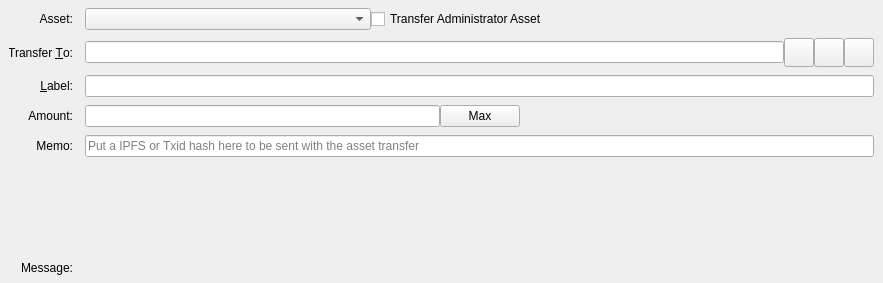
<?xml version="1.0" encoding="UTF-8"?>
<ui version="4.0">
 <class>SendAssetsEntry</class>
 <widget class="QStackedWidget" name="SendAssetsEntry">
  <property name="geometry">
   <rect>
    <x>0</x>
    <y>0</y>
    <width>883</width>
    <height>283</height>
   </rect>
  </property>
  <property name="focusPolicy">
   <enum>Qt::TabFocus</enum>
  </property>
  <property name="autoFillBackground">
   <bool>false</bool>
  </property>
  <property name="currentIndex">
   <number>0</number>
  </property>
  <widget class="QFrame" name="SendCoins">
   <property name="toolTip">
    <string>This is an asset payment</string>
   </property>
   <property name="frameShape">
    <enum>QFrame::NoFrame</enum>
   </property>
   <layout class="QGridLayout" name="gridLayout">
    <property name="topMargin">
     <number>8</number>
    </property>
    <property name="bottomMargin">
     <number>4</number>
    </property>
    <property name="horizontalSpacing">
     <number>12</number>
    </property>
    <property name="verticalSpacing">
     <number>8</number>
    </property>
    <item row="9" column="1">
     <widget class="QLabel" name="messageTextLabel">
      <property name="toolTip">
       <string>A message that was attached to the raven: URI which will be stored with the transaction for your reference. Note: This message will not be sent over the Raven network.</string>
      </property>
      <property name="textFormat">
       <enum>Qt::PlainText</enum>
      </property>
     </widget>
    </item>
    <item row="7" column="1">
     <widget class="QLabel" name="assetAmountLabel">
      <property name="text">
       <string/>
      </property>
      <property name="alignment">
       <set>Qt::AlignRight|Qt::AlignTrailing|Qt::AlignVCenter</set>
      </property>
     </widget>
    </item>
    <item row="5" column="0">
     <widget class="QLabel" name="memoLabel">
      <property name="text">
       <string>Memo:</string>
      </property>
      <property name="alignment">
       <set>Qt::AlignRight|Qt::AlignTrailing|Qt::AlignVCenter</set>
      </property>
     </widget>
    </item>
    <item row="4" column="0">
     <widget class="QLabel" name="amountLabel">
      <property name="text">
       <string>Amount:</string>
      </property>
      <property name="alignment">
       <set>Qt::AlignRight|Qt::AlignTrailing|Qt::AlignVCenter</set>
      </property>
     </widget>
    </item>
    <item row="3" column="1">
     <widget class="QLineEdit" name="addAsLabel">
      <property name="toolTip">
       <string>Enter a label for this address to add it to the list of used addresses</string>
      </property>
     </widget>
    </item>
    <item row="3" column="0">
     <widget class="QLabel" name="labellLabel">
      <property name="text">
       <string>&amp;Label:</string>
      </property>
      <property name="alignment">
       <set>Qt::AlignRight|Qt::AlignTrailing|Qt::AlignVCenter</set>
      </property>
      <property name="buddy">
       <cstring>addAsLabel</cstring>
      </property>
     </widget>
    </item>
    <item row="8" column="1">
     <widget class="QLabel" name="ownershipWarningMessage">
      <property name="text">
       <string/>
      </property>
     </widget>
    </item>
    <item row="1" column="0">
     <widget class="QLabel" name="assetBoxLabel">
      <property name="text">
       <string>Asset:</string>
      </property>
      <property name="alignment">
       <set>Qt::AlignRight|Qt::AlignTrailing|Qt::AlignVCenter</set>
      </property>
     </widget>
    </item>
    <item row="4" column="1">
     <layout class="QHBoxLayout" name="horizontalLayoutAmount" stretch="0,0,0">
      <item>
       <widget class="AssetAmountField" name="payAssetAmount"/>
      </item>
      <item>
       <widget class="QPushButton" name="setMaxBalance">
        <property name="enabled">
         <bool>true</bool>
        </property>
        <property name="sizePolicy">
         <sizepolicy hsizetype="Preferred" vsizetype="Fixed">
          <horstretch>0</horstretch>
          <verstretch>0</verstretch>
         </sizepolicy>
        </property>
        <property name="mouseTracking">
         <bool>false</bool>
        </property>
        <property name="text">
         <string>Max</string>
        </property>
       </widget>
      </item>
      <item>
       <spacer name="horizontalSpacer_2">
        <property name="orientation">
         <enum>Qt::Horizontal</enum>
        </property>
        <property name="sizeHint" stdset="0">
         <size>
          <width>40</width>
          <height>20</height>
         </size>
        </property>
       </spacer>
      </item>
     </layout>
    </item>
    <item row="2" column="1">
     <layout class="QHBoxLayout" name="payToLayout">
      <property name="spacing">
       <number>0</number>
      </property>
      <item>
       <widget class="QValidatedLineEdit" name="payTo">
        <property name="toolTip">
         <string>The Raven address to send the payment to</string>
        </property>
       </widget>
      </item>
      <item>
       <widget class="QToolButton" name="addressBookButton">
        <property name="toolTip">
         <string>Choose previously used address</string>
        </property>
        <property name="text">
         <string/>
        </property>
        <property name="icon">
         <iconset resource="../raven.qrc">
          <normaloff>:/icons/address-book</normaloff>:/icons/address-book</iconset>
        </property>
        <property name="iconSize">
         <size>
          <width>22</width>
          <height>22</height>
         </size>
        </property>
        <property name="shortcut">
         <string>Alt+A</string>
        </property>
       </widget>
      </item>
      <item>
       <widget class="QToolButton" name="pasteButton">
        <property name="toolTip">
         <string>Paste address from clipboard</string>
        </property>
        <property name="text">
         <string/>
        </property>
        <property name="icon">
         <iconset resource="../raven.qrc">
          <normaloff>:/icons/editpaste</normaloff>:/icons/editpaste</iconset>
        </property>
        <property name="iconSize">
         <size>
          <width>22</width>
          <height>22</height>
         </size>
        </property>
        <property name="shortcut">
         <string>Alt+P</string>
        </property>
       </widget>
      </item>
      <item>
       <widget class="QToolButton" name="deleteButton">
        <property name="toolTip">
         <string>Remove this entry</string>
        </property>
        <property name="text">
         <string/>
        </property>
        <property name="icon">
         <iconset resource="../raven.qrc">
          <normaloff>:/icons/remove</normaloff>:/icons/remove</iconset>
        </property>
        <property name="iconSize">
         <size>
          <width>22</width>
          <height>22</height>
         </size>
        </property>
       </widget>
      </item>
     </layout>
    </item>
    <item row="10" column="0">
     <widget class="QLabel" name="messageLabel">
      <property name="text">
       <string>Message:</string>
      </property>
      <property name="alignment">
       <set>Qt::AlignRight|Qt::AlignTrailing|Qt::AlignVCenter</set>
      </property>
     </widget>
    </item>
    <item row="2" column="0">
     <widget class="QLabel" name="payToLabel">
      <property name="text">
       <string>Transfer &amp;To:</string>
      </property>
      <property name="alignment">
       <set>Qt::AlignRight|Qt::AlignTrailing|Qt::AlignVCenter</set>
      </property>
      <property name="buddy">
       <cstring>payTo</cstring>
      </property>
     </widget>
    </item>
    <item row="1" column="1">
     <layout class="QHBoxLayout" name="horizontalLayout_3">
      <property name="spacing">
       <number>0</number>
      </property>
      <item>
       <widget class="QComboBox" name="assetSelectionBox">
        <property name="minimumContentsLength">
         <number>32</number>
        </property>
       </widget>
      </item>
      <item>
       <widget class="QCheckBox" name="administratorCheckbox">
        <property name="text">
         <string>Transfer Administrator Asset</string>
        </property>
       </widget>
      </item>
      <item>
       <spacer name="horizontalSpacer">
        <property name="orientation">
         <enum>Qt::Horizontal</enum>
        </property>
        <property name="sizeHint" stdset="0">
         <size>
          <width>40</width>
          <height>20</height>
         </size>
        </property>
       </spacer>
      </item>
     </layout>
    </item>
    <item row="5" column="1">
     <widget class="QLineEdit" name="memoBox">
      <property name="maxLength">
       <number>64</number>
      </property>
      <property name="placeholderText">
       <string>Put a IPFS or Txid hash here to be sent with the asset transfer</string>
      </property>
     </widget>
    </item>
   </layout>
  </widget>
  <widget class="QFrame" name="SendCoins_UnauthenticatedPaymentRequest">
   <property name="palette">
    <palette>
     <active>
      <colorrole role="WindowText">
       <brush brushstyle="SolidPattern">
        <color alpha="255">
         <red>0</red>
         <green>0</green>
         <blue>0</blue>
        </color>
       </brush>
      </colorrole>
      <colorrole role="Button">
       <brush brushstyle="SolidPattern">
        <color alpha="255">
         <red>255</red>
         <green>255</green>
         <blue>127</blue>
        </color>
       </brush>
      </colorrole>
      <colorrole role="Light">
       <brush brushstyle="SolidPattern">
        <color alpha="255">
         <red>255</red>
         <green>255</green>
         <blue>255</blue>
        </color>
       </brush>
      </colorrole>
      <colorrole role="Midlight">
       <brush brushstyle="SolidPattern">
        <color alpha="255">
         <red>255</red>
         <green>255</green>
         <blue>191</blue>
        </color>
       </brush>
      </colorrole>
      <colorrole role="Dark">
       <brush brushstyle="SolidPattern">
        <color alpha="255">
         <red>127</red>
         <green>127</green>
         <blue>63</blue>
        </color>
       </brush>
      </colorrole>
      <colorrole role="Mid">
       <brush brushstyle="SolidPattern">
        <color alpha="255">
         <red>170</red>
         <green>170</green>
         <blue>84</blue>
        </color>
       </brush>
      </colorrole>
      <colorrole role="Text">
       <brush brushstyle="SolidPattern">
        <color alpha="255">
         <red>0</red>
         <green>0</green>
         <blue>0</blue>
        </color>
       </brush>
      </colorrole>
      <colorrole role="BrightText">
       <brush brushstyle="SolidPattern">
        <color alpha="255">
         <red>255</red>
         <green>255</green>
         <blue>255</blue>
        </color>
       </brush>
      </colorrole>
      <colorrole role="ButtonText">
       <brush brushstyle="SolidPattern">
        <color alpha="255">
         <red>0</red>
         <green>0</green>
         <blue>0</blue>
        </color>
       </brush>
      </colorrole>
      <colorrole role="Base">
       <brush brushstyle="SolidPattern">
        <color alpha="255">
         <red>255</red>
         <green>255</green>
         <blue>255</blue>
        </color>
       </brush>
      </colorrole>
      <colorrole role="Window">
       <brush brushstyle="SolidPattern">
        <color alpha="255">
         <red>255</red>
         <green>255</green>
         <blue>127</blue>
        </color>
       </brush>
      </colorrole>
      <colorrole role="Shadow">
       <brush brushstyle="SolidPattern">
        <color alpha="255">
         <red>0</red>
         <green>0</green>
         <blue>0</blue>
        </color>
       </brush>
      </colorrole>
      <colorrole role="AlternateBase">
       <brush brushstyle="SolidPattern">
        <color alpha="255">
         <red>255</red>
         <green>255</green>
         <blue>191</blue>
        </color>
       </brush>
      </colorrole>
      <colorrole role="ToolTipBase">
       <brush brushstyle="SolidPattern">
        <color alpha="255">
         <red>255</red>
         <green>255</green>
         <blue>220</blue>
        </color>
       </brush>
      </colorrole>
      <colorrole role="ToolTipText">
       <brush brushstyle="SolidPattern">
        <color alpha="255">
         <red>0</red>
         <green>0</green>
         <blue>0</blue>
        </color>
       </brush>
      </colorrole>
      <colorrole role="PlaceholderText">
       <brush brushstyle="NoBrush">
        <color alpha="128">
         <red>0</red>
         <green>0</green>
         <blue>0</blue>
        </color>
       </brush>
      </colorrole>
     </active>
     <inactive>
      <colorrole role="WindowText">
       <brush brushstyle="SolidPattern">
        <color alpha="255">
         <red>0</red>
         <green>0</green>
         <blue>0</blue>
        </color>
       </brush>
      </colorrole>
      <colorrole role="Button">
       <brush brushstyle="SolidPattern">
        <color alpha="255">
         <red>255</red>
         <green>255</green>
         <blue>127</blue>
        </color>
       </brush>
      </colorrole>
      <colorrole role="Light">
       <brush brushstyle="SolidPattern">
        <color alpha="255">
         <red>255</red>
         <green>255</green>
         <blue>255</blue>
        </color>
       </brush>
      </colorrole>
      <colorrole role="Midlight">
       <brush brushstyle="SolidPattern">
        <color alpha="255">
         <red>255</red>
         <green>255</green>
         <blue>191</blue>
        </color>
       </brush>
      </colorrole>
      <colorrole role="Dark">
       <brush brushstyle="SolidPattern">
        <color alpha="255">
         <red>127</red>
         <green>127</green>
         <blue>63</blue>
        </color>
       </brush>
      </colorrole>
      <colorrole role="Mid">
       <brush brushstyle="SolidPattern">
        <color alpha="255">
         <red>170</red>
         <green>170</green>
         <blue>84</blue>
        </color>
       </brush>
      </colorrole>
      <colorrole role="Text">
       <brush brushstyle="SolidPattern">
        <color alpha="255">
         <red>0</red>
         <green>0</green>
         <blue>0</blue>
        </color>
       </brush>
      </colorrole>
      <colorrole role="BrightText">
       <brush brushstyle="SolidPattern">
        <color alpha="255">
         <red>255</red>
         <green>255</green>
         <blue>255</blue>
        </color>
       </brush>
      </colorrole>
      <colorrole role="ButtonText">
       <brush brushstyle="SolidPattern">
        <color alpha="255">
         <red>0</red>
         <green>0</green>
         <blue>0</blue>
        </color>
       </brush>
      </colorrole>
      <colorrole role="Base">
       <brush brushstyle="SolidPattern">
        <color alpha="255">
         <red>255</red>
         <green>255</green>
         <blue>255</blue>
        </color>
       </brush>
      </colorrole>
      <colorrole role="Window">
       <brush brushstyle="SolidPattern">
        <color alpha="255">
         <red>255</red>
         <green>255</green>
         <blue>127</blue>
        </color>
       </brush>
      </colorrole>
      <colorrole role="Shadow">
       <brush brushstyle="SolidPattern">
        <color alpha="255">
         <red>0</red>
         <green>0</green>
         <blue>0</blue>
        </color>
       </brush>
      </colorrole>
      <colorrole role="AlternateBase">
       <brush brushstyle="SolidPattern">
        <color alpha="255">
         <red>255</red>
         <green>255</green>
         <blue>191</blue>
        </color>
       </brush>
      </colorrole>
      <colorrole role="ToolTipBase">
       <brush brushstyle="SolidPattern">
        <color alpha="255">
         <red>255</red>
         <green>255</green>
         <blue>220</blue>
        </color>
       </brush>
      </colorrole>
      <colorrole role="ToolTipText">
       <brush brushstyle="SolidPattern">
        <color alpha="255">
         <red>0</red>
         <green>0</green>
         <blue>0</blue>
        </color>
       </brush>
      </colorrole>
      <colorrole role="PlaceholderText">
       <brush brushstyle="NoBrush">
        <color alpha="128">
         <red>0</red>
         <green>0</green>
         <blue>0</blue>
        </color>
       </brush>
      </colorrole>
     </inactive>
     <disabled>
      <colorrole role="WindowText">
       <brush brushstyle="SolidPattern">
        <color alpha="255">
         <red>127</red>
         <green>127</green>
         <blue>63</blue>
        </color>
       </brush>
      </colorrole>
      <colorrole role="Button">
       <brush brushstyle="SolidPattern">
        <color alpha="255">
         <red>255</red>
         <green>255</green>
         <blue>127</blue>
        </color>
       </brush>
      </colorrole>
      <colorrole role="Light">
       <brush brushstyle="SolidPattern">
        <color alpha="255">
         <red>255</red>
         <green>255</green>
         <blue>255</blue>
        </color>
       </brush>
      </colorrole>
      <colorrole role="Midlight">
       <brush brushstyle="SolidPattern">
        <color alpha="255">
         <red>255</red>
         <green>255</green>
         <blue>191</blue>
        </color>
       </brush>
      </colorrole>
      <colorrole role="Dark">
       <brush brushstyle="SolidPattern">
        <color alpha="255">
         <red>127</red>
         <green>127</green>
         <blue>63</blue>
        </color>
       </brush>
      </colorrole>
      <colorrole role="Mid">
       <brush brushstyle="SolidPattern">
        <color alpha="255">
         <red>170</red>
         <green>170</green>
         <blue>84</blue>
        </color>
       </brush>
      </colorrole>
      <colorrole role="Text">
       <brush brushstyle="SolidPattern">
        <color alpha="255">
         <red>127</red>
         <green>127</green>
         <blue>63</blue>
        </color>
       </brush>
      </colorrole>
      <colorrole role="BrightText">
       <brush brushstyle="SolidPattern">
        <color alpha="255">
         <red>255</red>
         <green>255</green>
         <blue>255</blue>
        </color>
       </brush>
      </colorrole>
      <colorrole role="ButtonText">
       <brush brushstyle="SolidPattern">
        <color alpha="255">
         <red>127</red>
         <green>127</green>
         <blue>63</blue>
        </color>
       </brush>
      </colorrole>
      <colorrole role="Base">
       <brush brushstyle="SolidPattern">
        <color alpha="255">
         <red>255</red>
         <green>255</green>
         <blue>127</blue>
        </color>
       </brush>
      </colorrole>
      <colorrole role="Window">
       <brush brushstyle="SolidPattern">
        <color alpha="255">
         <red>255</red>
         <green>255</green>
         <blue>127</blue>
        </color>
       </brush>
      </colorrole>
      <colorrole role="Shadow">
       <brush brushstyle="SolidPattern">
        <color alpha="255">
         <red>0</red>
         <green>0</green>
         <blue>0</blue>
        </color>
       </brush>
      </colorrole>
      <colorrole role="AlternateBase">
       <brush brushstyle="SolidPattern">
        <color alpha="255">
         <red>255</red>
         <green>255</green>
         <blue>127</blue>
        </color>
       </brush>
      </colorrole>
      <colorrole role="ToolTipBase">
       <brush brushstyle="SolidPattern">
        <color alpha="255">
         <red>255</red>
         <green>255</green>
         <blue>220</blue>
        </color>
       </brush>
      </colorrole>
      <colorrole role="ToolTipText">
       <brush brushstyle="SolidPattern">
        <color alpha="255">
         <red>0</red>
         <green>0</green>
         <blue>0</blue>
        </color>
       </brush>
      </colorrole>
      <colorrole role="PlaceholderText">
       <brush brushstyle="NoBrush">
        <color alpha="128">
         <red>0</red>
         <green>0</green>
         <blue>0</blue>
        </color>
       </brush>
      </colorrole>
     </disabled>
    </palette>
   </property>
   <property name="toolTip">
    <string>This is an unauthenticated payment request.</string>
   </property>
   <property name="autoFillBackground">
    <bool>true</bool>
   </property>
   <property name="frameShape">
    <enum>QFrame::NoFrame</enum>
   </property>
   <layout class="QGridLayout" name="gridLayout_is">
    <property name="spacing">
     <number>12</number>
    </property>
    <item row="0" column="0">
     <widget class="QLabel" name="payToLabel_is">
      <property name="text">
       <string>Transfer to:</string>
      </property>
      <property name="alignment">
       <set>Qt::AlignRight|Qt::AlignTrailing|Qt::AlignVCenter</set>
      </property>
     </widget>
    </item>
    <item row="0" column="1">
     <layout class="QHBoxLayout" name="payToLayout_is">
      <property name="spacing">
       <number>0</number>
      </property>
      <item>
       <widget class="QLabel" name="payTo_is"/>
      </item>
      <item>
       <widget class="QToolButton" name="deleteButton_is">
        <property name="toolTip">
         <string>Remove this entry</string>
        </property>
        <property name="text">
         <string/>
        </property>
        <property name="icon">
         <iconset resource="../raven.qrc">
          <normaloff>:/icons/remove</normaloff>:/icons/remove</iconset>
        </property>
       </widget>
      </item>
     </layout>
    </item>
    <item row="1" column="0">
     <widget class="QLabel" name="memoLabel_is">
      <property name="text">
       <string>Memo:</string>
      </property>
      <property name="alignment">
       <set>Qt::AlignRight|Qt::AlignTrailing|Qt::AlignVCenter</set>
      </property>
     </widget>
    </item>
    <item row="1" column="1">
     <widget class="QLabel" name="memoTextLabel_is">
      <property name="textFormat">
       <enum>Qt::PlainText</enum>
      </property>
     </widget>
    </item>
    <item row="2" column="0">
     <widget class="QLabel" name="amountLabel_is">
      <property name="text">
       <string>A&amp;mount:</string>
      </property>
      <property name="alignment">
       <set>Qt::AlignRight|Qt::AlignTrailing|Qt::AlignVCenter</set>
      </property>
      <property name="buddy">
       <cstring>payAmount_is</cstring>
      </property>
     </widget>
    </item>
    <item row="2" column="1">
     <widget class="QLineEdit" name="payAmount_is">
      <property name="acceptDrops">
       <bool>false</bool>
      </property>
     </widget>
    </item>
   </layout>
  </widget>
  <widget class="QFrame" name="SendCoins_AuthenticatedPaymentRequest">
   <property name="palette">
    <palette>
     <active>
      <colorrole role="WindowText">
       <brush brushstyle="SolidPattern">
        <color alpha="255">
         <red>0</red>
         <green>0</green>
         <blue>0</blue>
        </color>
       </brush>
      </colorrole>
      <colorrole role="Button">
       <brush brushstyle="SolidPattern">
        <color alpha="255">
         <red>140</red>
         <green>232</green>
         <blue>119</blue>
        </color>
       </brush>
      </colorrole>
      <colorrole role="Light">
       <brush brushstyle="SolidPattern">
        <color alpha="255">
         <red>230</red>
         <green>255</green>
         <blue>224</blue>
        </color>
       </brush>
      </colorrole>
      <colorrole role="Midlight">
       <brush brushstyle="SolidPattern">
        <color alpha="255">
         <red>185</red>
         <green>243</green>
         <blue>171</blue>
        </color>
       </brush>
      </colorrole>
      <colorrole role="Dark">
       <brush brushstyle="SolidPattern">
        <color alpha="255">
         <red>70</red>
         <green>116</green>
         <blue>59</blue>
        </color>
       </brush>
      </colorrole>
      <colorrole role="Mid">
       <brush brushstyle="SolidPattern">
        <color alpha="255">
         <red>93</red>
         <green>155</green>
         <blue>79</blue>
        </color>
       </brush>
      </colorrole>
      <colorrole role="Text">
       <brush brushstyle="SolidPattern">
        <color alpha="255">
         <red>0</red>
         <green>0</green>
         <blue>0</blue>
        </color>
       </brush>
      </colorrole>
      <colorrole role="BrightText">
       <brush brushstyle="SolidPattern">
        <color alpha="255">
         <red>155</red>
         <green>255</green>
         <blue>147</blue>
        </color>
       </brush>
      </colorrole>
      <colorrole role="ButtonText">
       <brush brushstyle="SolidPattern">
        <color alpha="255">
         <red>0</red>
         <green>0</green>
         <blue>0</blue>
        </color>
       </brush>
      </colorrole>
      <colorrole role="Base">
       <brush brushstyle="SolidPattern">
        <color alpha="255">
         <red>119</red>
         <green>255</green>
         <blue>233</blue>
        </color>
       </brush>
      </colorrole>
      <colorrole role="Window">
       <brush brushstyle="SolidPattern">
        <color alpha="255">
         <red>140</red>
         <green>232</green>
         <blue>119</blue>
        </color>
       </brush>
      </colorrole>
      <colorrole role="Shadow">
       <brush brushstyle="SolidPattern">
        <color alpha="255">
         <red>0</red>
         <green>0</green>
         <blue>0</blue>
        </color>
       </brush>
      </colorrole>
      <colorrole role="AlternateBase">
       <brush brushstyle="SolidPattern">
        <color alpha="255">
         <red>197</red>
         <green>243</green>
         <blue>187</blue>
        </color>
       </brush>
      </colorrole>
      <colorrole role="NoRole">
       <brush brushstyle="SolidPattern">
        <color alpha="255">
         <red>125</red>
         <green>194</green>
         <blue>122</blue>
        </color>
       </brush>
      </colorrole>
      <colorrole role="ToolTipBase">
       <brush brushstyle="SolidPattern">
        <color alpha="255">
         <red>255</red>
         <green>255</green>
         <blue>220</blue>
        </color>
       </brush>
      </colorrole>
      <colorrole role="ToolTipText">
       <brush brushstyle="SolidPattern">
        <color alpha="255">
         <red>0</red>
         <green>0</green>
         <blue>0</blue>
        </color>
       </brush>
      </colorrole>
      <colorrole role="PlaceholderText">
       <brush brushstyle="NoBrush">
        <color alpha="128">
         <red>0</red>
         <green>0</green>
         <blue>0</blue>
        </color>
       </brush>
      </colorrole>
     </active>
     <inactive>
      <colorrole role="WindowText">
       <brush brushstyle="SolidPattern">
        <color alpha="255">
         <red>0</red>
         <green>0</green>
         <blue>0</blue>
        </color>
       </brush>
      </colorrole>
      <colorrole role="Button">
       <brush brushstyle="SolidPattern">
        <color alpha="255">
         <red>140</red>
         <green>232</green>
         <blue>119</blue>
        </color>
       </brush>
      </colorrole>
      <colorrole role="Light">
       <brush brushstyle="SolidPattern">
        <color alpha="255">
         <red>230</red>
         <green>255</green>
         <blue>224</blue>
        </color>
       </brush>
      </colorrole>
      <colorrole role="Midlight">
       <brush brushstyle="SolidPattern">
        <color alpha="255">
         <red>185</red>
         <green>243</green>
         <blue>171</blue>
        </color>
       </brush>
      </colorrole>
      <colorrole role="Dark">
       <brush brushstyle="SolidPattern">
        <color alpha="255">
         <red>70</red>
         <green>116</green>
         <blue>59</blue>
        </color>
       </brush>
      </colorrole>
      <colorrole role="Mid">
       <brush brushstyle="SolidPattern">
        <color alpha="255">
         <red>93</red>
         <green>155</green>
         <blue>79</blue>
        </color>
       </brush>
      </colorrole>
      <colorrole role="Text">
       <brush brushstyle="SolidPattern">
        <color alpha="255">
         <red>0</red>
         <green>0</green>
         <blue>0</blue>
        </color>
       </brush>
      </colorrole>
      <colorrole role="BrightText">
       <brush brushstyle="SolidPattern">
        <color alpha="255">
         <red>155</red>
         <green>255</green>
         <blue>147</blue>
        </color>
       </brush>
      </colorrole>
      <colorrole role="ButtonText">
       <brush brushstyle="SolidPattern">
        <color alpha="255">
         <red>0</red>
         <green>0</green>
         <blue>0</blue>
        </color>
       </brush>
      </colorrole>
      <colorrole role="Base">
       <brush brushstyle="SolidPattern">
        <color alpha="255">
         <red>119</red>
         <green>255</green>
         <blue>233</blue>
        </color>
       </brush>
      </colorrole>
      <colorrole role="Window">
       <brush brushstyle="SolidPattern">
        <color alpha="255">
         <red>140</red>
         <green>232</green>
         <blue>119</blue>
        </color>
       </brush>
      </colorrole>
      <colorrole role="Shadow">
       <brush brushstyle="SolidPattern">
        <color alpha="255">
         <red>0</red>
         <green>0</green>
         <blue>0</blue>
        </color>
       </brush>
      </colorrole>
      <colorrole role="AlternateBase">
       <brush brushstyle="SolidPattern">
        <color alpha="255">
         <red>197</red>
         <green>243</green>
         <blue>187</blue>
        </color>
       </brush>
      </colorrole>
      <colorrole role="NoRole">
       <brush brushstyle="SolidPattern">
        <color alpha="255">
         <red>125</red>
         <green>194</green>
         <blue>122</blue>
        </color>
       </brush>
      </colorrole>
      <colorrole role="ToolTipBase">
       <brush brushstyle="SolidPattern">
        <color alpha="255">
         <red>255</red>
         <green>255</green>
         <blue>220</blue>
        </color>
       </brush>
      </colorrole>
      <colorrole role="ToolTipText">
       <brush brushstyle="SolidPattern">
        <color alpha="255">
         <red>0</red>
         <green>0</green>
         <blue>0</blue>
        </color>
       </brush>
      </colorrole>
      <colorrole role="PlaceholderText">
       <brush brushstyle="NoBrush">
        <color alpha="128">
         <red>0</red>
         <green>0</green>
         <blue>0</blue>
        </color>
       </brush>
      </colorrole>
     </inactive>
     <disabled>
      <colorrole role="WindowText">
       <brush brushstyle="SolidPattern">
        <color alpha="255">
         <red>70</red>
         <green>116</green>
         <blue>59</blue>
        </color>
       </brush>
      </colorrole>
      <colorrole role="Button">
       <brush brushstyle="SolidPattern">
        <color alpha="255">
         <red>140</red>
         <green>232</green>
         <blue>119</blue>
        </color>
       </brush>
      </colorrole>
      <colorrole role="Light">
       <brush brushstyle="SolidPattern">
        <color alpha="255">
         <red>230</red>
         <green>255</green>
         <blue>224</blue>
        </color>
       </brush>
      </colorrole>
      <colorrole role="Midlight">
       <brush brushstyle="SolidPattern">
        <color alpha="255">
         <red>185</red>
         <green>243</green>
         <blue>171</blue>
        </color>
       </brush>
      </colorrole>
      <colorrole role="Dark">
       <brush brushstyle="SolidPattern">
        <color alpha="255">
         <red>70</red>
         <green>116</green>
         <blue>59</blue>
        </color>
       </brush>
      </colorrole>
      <colorrole role="Mid">
       <brush brushstyle="SolidPattern">
        <color alpha="255">
         <red>93</red>
         <green>155</green>
         <blue>79</blue>
        </color>
       </brush>
      </colorrole>
      <colorrole role="Text">
       <brush brushstyle="SolidPattern">
        <color alpha="255">
         <red>70</red>
         <green>116</green>
         <blue>59</blue>
        </color>
       </brush>
      </colorrole>
      <colorrole role="BrightText">
       <brush brushstyle="SolidPattern">
        <color alpha="255">
         <red>155</red>
         <green>255</green>
         <blue>147</blue>
        </color>
       </brush>
      </colorrole>
      <colorrole role="ButtonText">
       <brush brushstyle="SolidPattern">
        <color alpha="255">
         <red>70</red>
         <green>116</green>
         <blue>59</blue>
        </color>
       </brush>
      </colorrole>
      <colorrole role="Base">
       <brush brushstyle="SolidPattern">
        <color alpha="255">
         <red>140</red>
         <green>232</green>
         <blue>119</blue>
        </color>
       </brush>
      </colorrole>
      <colorrole role="Window">
       <brush brushstyle="SolidPattern">
        <color alpha="255">
         <red>140</red>
         <green>232</green>
         <blue>119</blue>
        </color>
       </brush>
      </colorrole>
      <colorrole role="Shadow">
       <brush brushstyle="SolidPattern">
        <color alpha="255">
         <red>0</red>
         <green>0</green>
         <blue>0</blue>
        </color>
       </brush>
      </colorrole>
      <colorrole role="AlternateBase">
       <brush brushstyle="SolidPattern">
        <color alpha="255">
         <red>140</red>
         <green>232</green>
         <blue>119</blue>
        </color>
       </brush>
      </colorrole>
      <colorrole role="NoRole">
       <brush brushstyle="SolidPattern">
        <color alpha="255">
         <red>125</red>
         <green>194</green>
         <blue>122</blue>
        </color>
       </brush>
      </colorrole>
      <colorrole role="ToolTipBase">
       <brush brushstyle="SolidPattern">
        <color alpha="255">
         <red>255</red>
         <green>255</green>
         <blue>220</blue>
        </color>
       </brush>
      </colorrole>
      <colorrole role="ToolTipText">
       <brush brushstyle="SolidPattern">
        <color alpha="255">
         <red>0</red>
         <green>0</green>
         <blue>0</blue>
        </color>
       </brush>
      </colorrole>
      <colorrole role="PlaceholderText">
       <brush brushstyle="NoBrush">
        <color alpha="128">
         <red>0</red>
         <green>0</green>
         <blue>0</blue>
        </color>
       </brush>
      </colorrole>
     </disabled>
    </palette>
   </property>
   <property name="toolTip">
    <string>This is an authenticated payment request.</string>
   </property>
   <property name="autoFillBackground">
    <bool>true</bool>
   </property>
   <property name="frameShape">
    <enum>QFrame::NoFrame</enum>
   </property>
   <layout class="QGridLayout" name="gridLayout_s">
    <property name="spacing">
     <number>12</number>
    </property>
    <item row="0" column="0">
     <widget class="QLabel" name="payToLabel_s">
      <property name="text">
       <string>Transfer to:</string>
      </property>
      <property name="alignment">
       <set>Qt::AlignRight|Qt::AlignTrailing|Qt::AlignVCenter</set>
      </property>
     </widget>
    </item>
    <item row="0" column="1">
     <layout class="QHBoxLayout" name="payToLayout_s">
      <property name="spacing">
       <number>0</number>
      </property>
      <item>
       <widget class="QLabel" name="payTo_s">
        <property name="textFormat">
         <enum>Qt::PlainText</enum>
        </property>
       </widget>
      </item>
      <item>
       <widget class="QToolButton" name="deleteButton_s">
        <property name="toolTip">
         <string>Remove this entry</string>
        </property>
        <property name="text">
         <string/>
        </property>
        <property name="icon">
         <iconset resource="../raven.qrc">
          <normaloff>:/icons/remove</normaloff>:/icons/remove</iconset>
        </property>
       </widget>
      </item>
     </layout>
    </item>
    <item row="1" column="0">
     <widget class="QLabel" name="memoLabel_s">
      <property name="text">
       <string>Memo:</string>
      </property>
      <property name="alignment">
       <set>Qt::AlignRight|Qt::AlignTrailing|Qt::AlignVCenter</set>
      </property>
     </widget>
    </item>
    <item row="1" column="1">
     <widget class="QLabel" name="memoTextLabel_s">
      <property name="textFormat">
       <enum>Qt::PlainText</enum>
      </property>
     </widget>
    </item>
    <item row="2" column="0">
     <widget class="QLabel" name="amountLabel_s">
      <property name="text">
       <string>A&amp;mount:</string>
      </property>
      <property name="alignment">
       <set>Qt::AlignRight|Qt::AlignTrailing|Qt::AlignVCenter</set>
      </property>
      <property name="buddy">
       <cstring>payAmount_s</cstring>
      </property>
     </widget>
    </item>
    <item row="2" column="1">
     <widget class="RavenAmountField" name="payAmount_s">
      <property name="acceptDrops">
       <bool>false</bool>
      </property>
     </widget>
    </item>
   </layout>
  </widget>
 </widget>
 <customwidgets>
  <customwidget>
   <class>QValidatedLineEdit</class>
   <extends>QLineEdit</extends>
   <header>qvalidatedlineedit.h</header>
  </customwidget>
  <customwidget>
   <class>RavenAmountField</class>
   <extends>QLineEdit</extends>
   <header>ravenamountfield.h</header>
   <container>1</container>
  </customwidget>
  <customwidget>
   <class>AssetAmountField</class>
   <extends>QLineEdit</extends>
   <header location="global">ravenamountfield.h</header>
  </customwidget>
 </customwidgets>
 <tabstops>
  <tabstop>payTo</tabstop>
  <tabstop>addressBookButton</tabstop>
  <tabstop>pasteButton</tabstop>
  <tabstop>deleteButton</tabstop>
  <tabstop>addAsLabel</tabstop>
  <tabstop>payAmount_is</tabstop>
  <tabstop>deleteButton_is</tabstop>
  <tabstop>payAmount_s</tabstop>
  <tabstop>deleteButton_s</tabstop>
 </tabstops>
 <resources>
  <include location="../raven.qrc"/>
 </resources>
 <connections/>
</ui>
